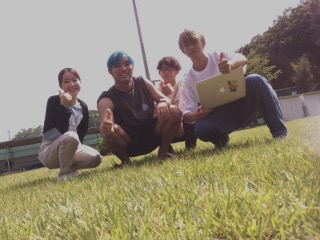
#> input picture CIFAR-100-PYTHON/coco/test.JPG, 320 x 240 px, found by its file name
$ python test_haar_like.py
#> lines starting #> are read from the running program, lines starting #| are printed output that depends on the picture; after the words box and inside, x2 and y2 are one past the last pixel; in counts of white or black regions, pixels touching at a corner belong together
import numpy as np
import cv2

# 入出力フォルダ
input_file = './image/test.jpg'
output_file = './image_out/test.jpg'

# 分類器の特徴量を取得する
faceCascade = cv2.CascadeClassifier('./haarcascade_fullbody.xml')

# ファイル読み込み
image = cv2.imread(input_file,cv2.IMREAD_COLOR)
#> image is the input picture: shape (240, 320, 3); mean B, G, R 116.1, 136.9, 145.9

# リサイズ
finalHeight = 800.0
scale = finalHeight / image.shape[0]
#> scale = 3.33
image = cv2.resize(image, None, fx=scale, fy=scale)
#> image: shape (800, 1067, 3)

# 物体認識（人）の実行
facerect = faceCascade.detectMultiScale(image, scaleFactor=1.01, minNeighbors=1, minSize=(30, 30))
#> facerect = [[671, 527, 66, 132], [971, 215, 82, 166], [582, 360, 97, 194], [306, 118, 238, 475], [76, 146, 283, 566]]

#検出した人を囲む矩形の作成
for x, y, w, h in facerect:
    cv2.rectangle(image, (x, y),(x+w, y+h),(0,255,0), 2)
#> this loop made 5 passes
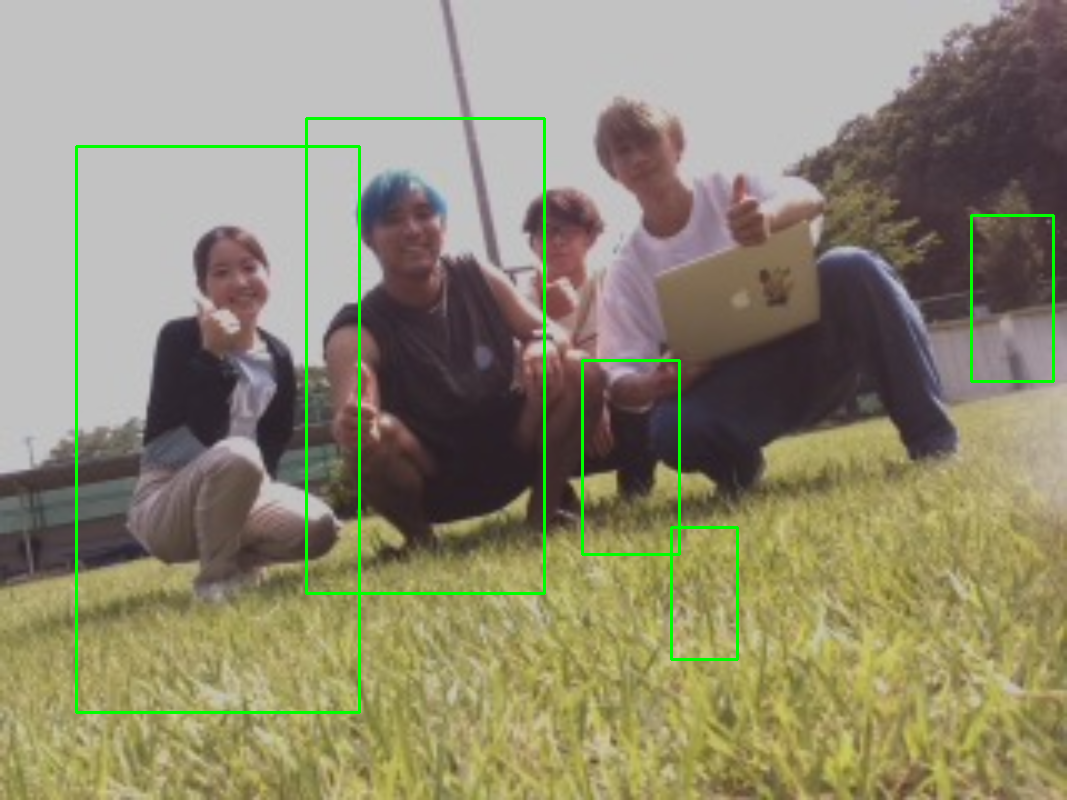
#> image: shape (800, 1067, 3); mean B, G, R 114, 138.7, 143.4

# ファイルを保存
cv2.imwrite(output_file, image)

$ run again, with CIFAR-100-PYTHON/coco/dummy_1.jpg copied over CIFAR-100-PYTHON/coco/test.JPG
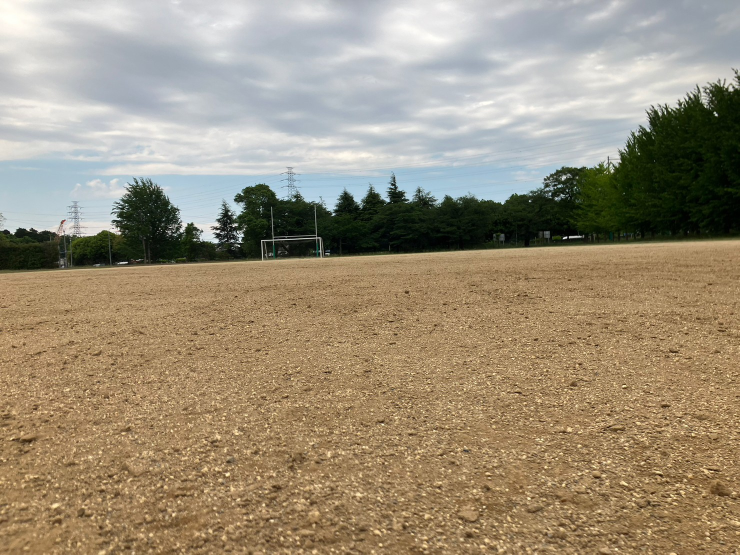
#> input picture CIFAR-100-PYTHON/coco/dummy_1.jpg, 1479 x 1109 px, found by its file name (shown at 1/2 size)
#> image is the input picture: shape (1109, 1479, 3); mean B, G, R 122.2, 143.8, 156.2
#> `image = cv2.resize(image, None, fx=scale, fy=scale)`:
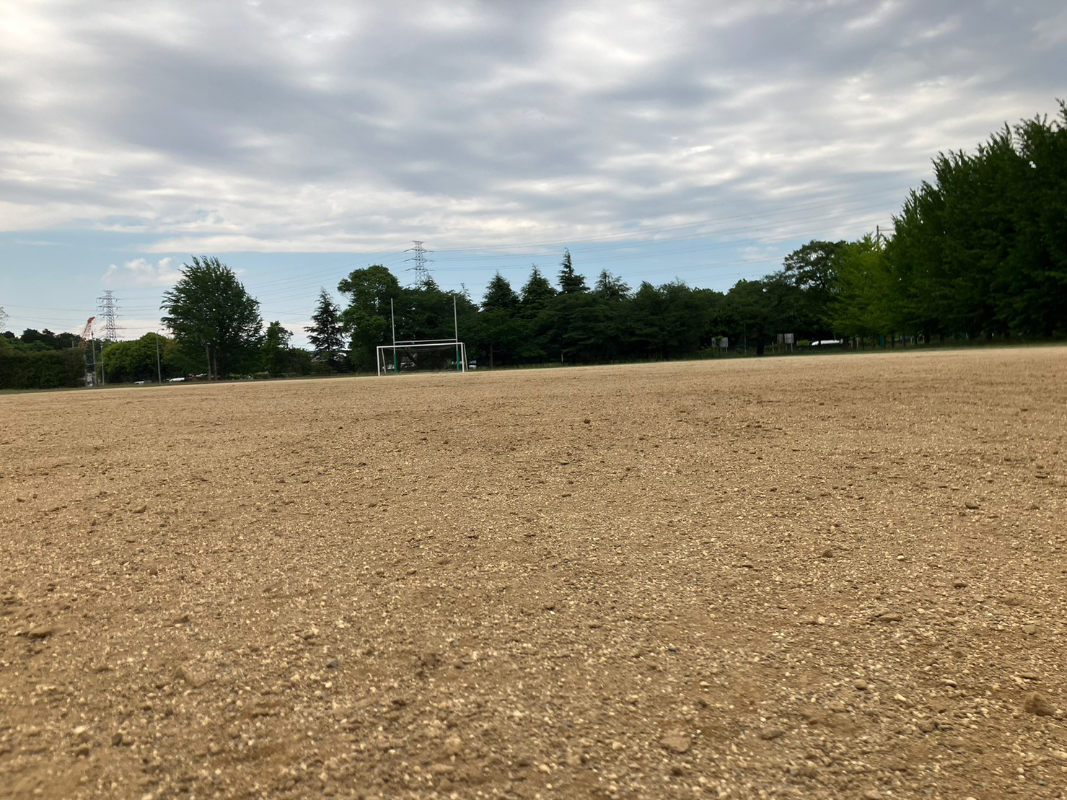
#> image: shape (800, 1067, 3); mean B, G, R 122, 143.7, 156.1
#> facerect = [[360, 304, 41, 82], [442, 291, 49, 97], [131, 201, 144, 289]]
#> the loop `for x, y, w, h in facerect:` made 3 passes
#> after the loop `for x, y, w, h in facerect:`:
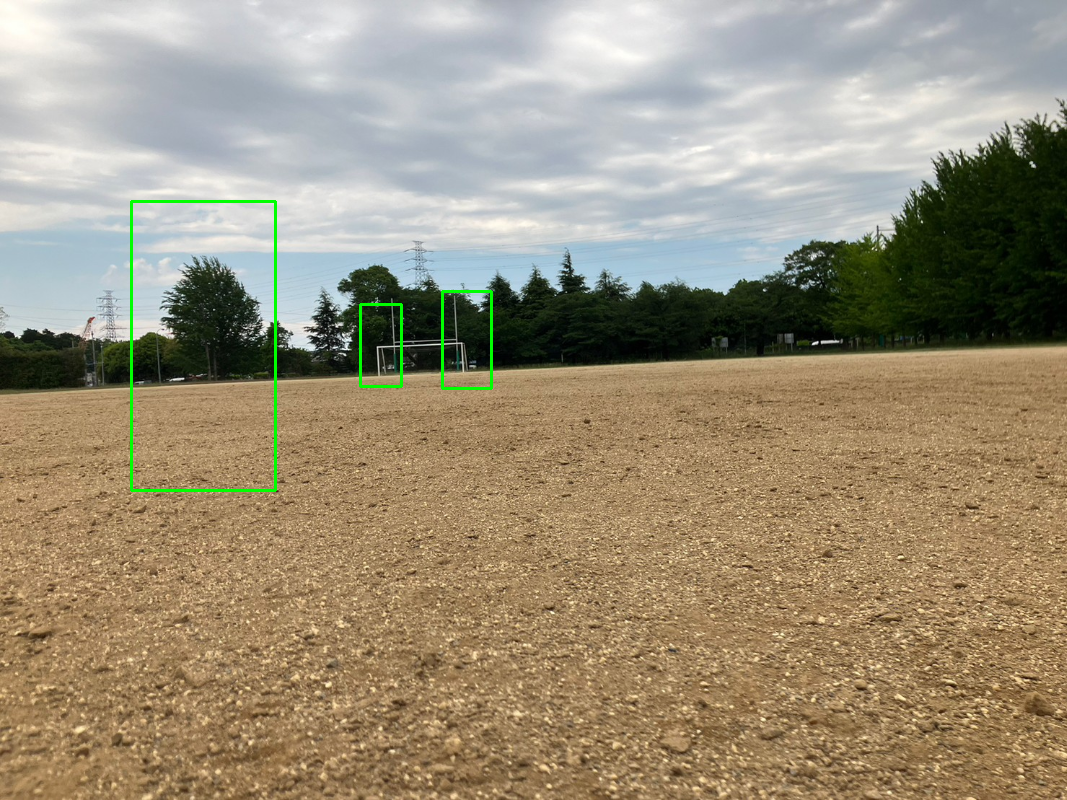
#> image: shape (800, 1067, 3); 0.49% of pixels changed, all inside (x1, y1, x2, y2) = (130, 200, 493, 492)
